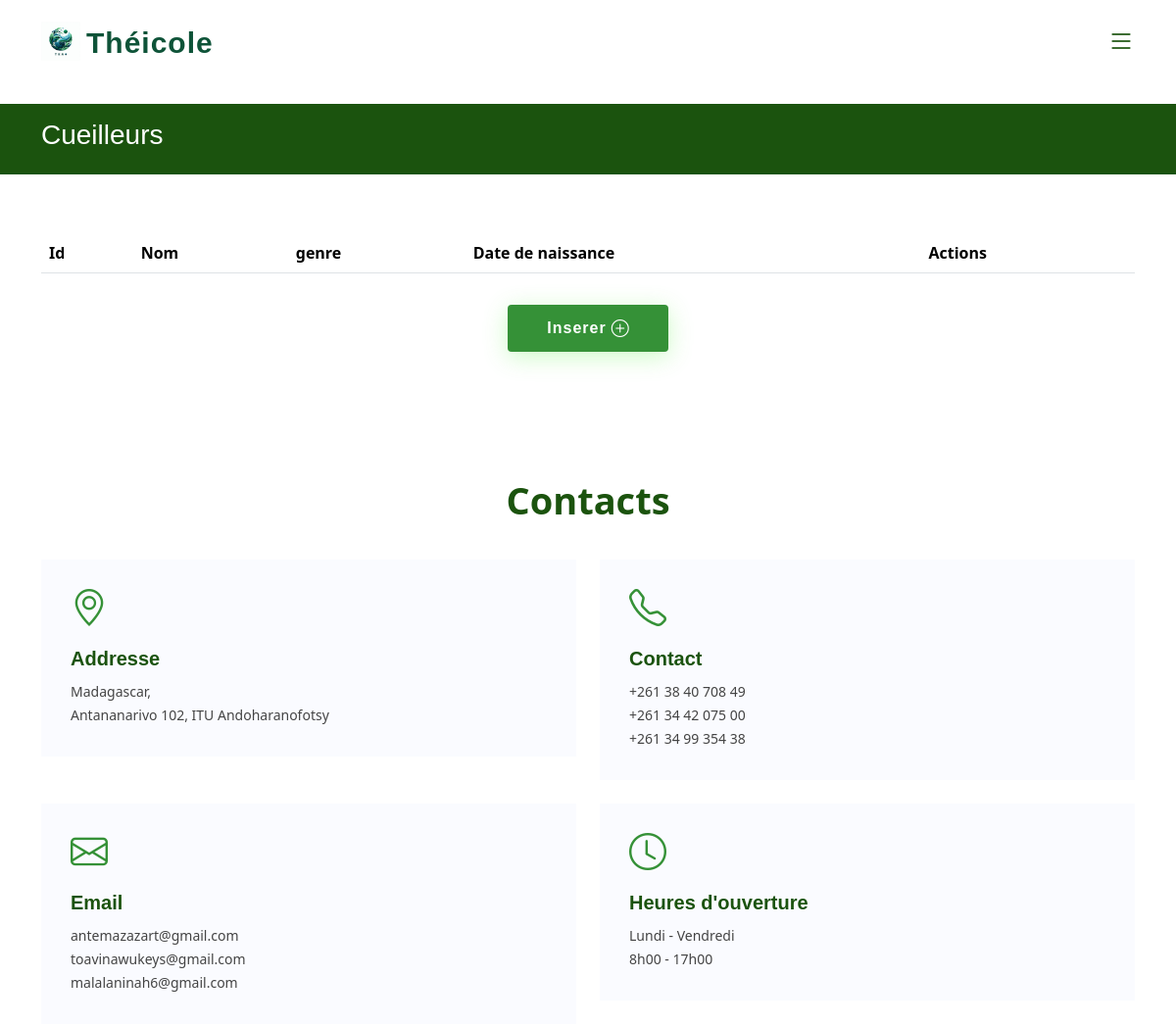
The page /WEB/pages/Templates/template.php?page=cueilleurAdmin.php (upper part) on the database as committed earlier.
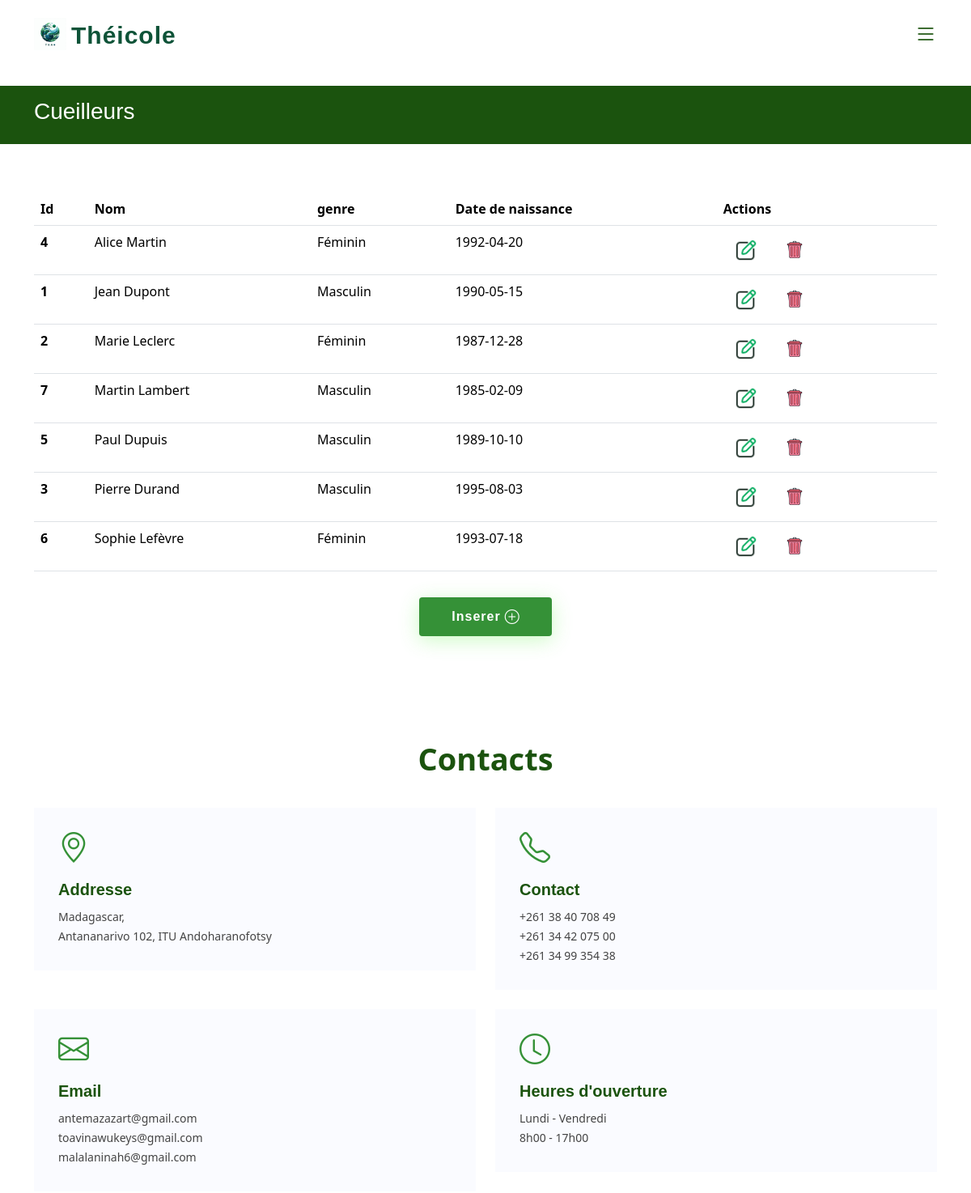
The same page on the database as committed later.
### tables this page shows
CREATE TABLE Cueilleurs (
    id INT AUTO_INCREMENT PRIMARY KEY,
    nom VARCHAR(255) NOT NULL,
    genre ENUM('Masculin', 'Féminin') NOT NULL,
    datenaissance DATE  
);

### WEB/pages/Templates/template.php (called while the page is built)
<?php
    include_once("../../inc/function.php");
    include("header.php");
    include("../".$_GET["page"]);
    include("footer.php");
?>

### WEB/inc/dbConnection.php (called while the page is built)
<?php
    function dbconnect()
    {
        static $connect = null;
        if ($connect === null) {
            $connect = mysqli_connect('172.10.0.113','ETU002631','GhEI4qABCto2','db_p16_ETU002631');
        }
        return $connect;
    }
?>

### WEB/inc/function.php (called while the page is built, shortened)
<?php
    include("dbConnection.php");
                function listCueilleursByNom(){
                    $query = "SELECT * FROM Cueilleurs ORDER BY nom";
                    $result = dbconnect()->query($query);
                    if ($result) {
                        return $result->fetch_all(MYSQLI_ASSOC);
                    } else {
                        return [];
                    }
                }
?>

### WEB/pages/cueilleurAdmin.php (the view, shortened to what this page needs)
<header id="header" class="header fixed-top">
    <div class="container-fluid container-xl d-flex align-items-center justify-content-between">
    <a href="#" class="logo d-flex align-items-center" style="text-decoration: none;">
        <img src="../../assets/images/logo.png" alt="">
        <span>Théicole</span>
    </a>
    <nav id="navbar" class="navbar">
        <i class="bi bi-list mobile-nav-toggle"></i>
    </nav>
    </div>
</header>
<br>
<main id="main">
<?php
    $listeCu=listCueilleursByNom();
?>
<section class="breadcrumbs">
    <div class="container" data-aos="fade-up">
        <h2>Cueilleurs</h2>
    </div>
</section>
<section id="variation" class="about">
  <div class="container" data-aos="fade-up">
    <div class="row">
      <div class="col-12">
        <table class="table datatable">
          <thead>
            <tr>
              <th scope="col">Id</th>
              <th scope="col" >Nom</th>
              <th scope="col" >genre</th>
              <th scope="col" >Date de naissance</th>
              <th scope="col" >Actions</th>
            </tr>
          </thead>
          <tbody>
            <?php for ($i=0; $i < count($listeCu); $i++) {
                $num="editCueilleur(".$listeCu[$i]["id"].")";
            ?>
                <tr>
                    <th scope="row"><?php echo($listeCu[$i]["id"]); ?></th>
                    <td><?php echo($listeCu[$i]["nom"]); ?></td>
                    <td  ><?php echo($listeCu[$i]["genre"]); ?></td>
                    <td  ><?php echo($listeCu[$i]["datenaissance"]); ?></td>
                    <td>
                        <button type="button" class="btn btnIcone" onclick="<?php echo($num);?>"><img src="../../assets/images/edit.png" width="30px"></button>
                        <a href="../../pages/delete/delCueiller.php?id=<?php echo($listeCu[$i]["id"]); ?>">
                            <button type="button" class="btn btnIcone"><img src="../../assets/images/delete.png" width="30px"></button>
                        </a>
                    </td>
                </tr>
            <?php } ?>
          </tbody>
        </table>
      </div>
      <div class="d-flex justify-content-center mt-3">
        <a href="#" class="btn-read-more d-inline-flex align-items-center justify-content-center align-self-center"  style="text-decoration: none;"  onclick="clickage()">
          <span>Inserer</span>
          <i class="bi bi-plus-circle"></i>
        </a>
      </div>
    </div>
  </div>
</section>
<section id="contact" class="contact">
    <div class="container" data-aos="fade-up">
        <header class="section-header">
            <p>Contacts</p>
        </header>
        <div class="row gy-4">
            <div class="col-lg-12">
                <div class="row gy-4">
                    <div class="col-md-6">
                        <div class="info-box">
                        <i class="bi bi-geo-alt"></i>
                        <h3>Addresse</h3>
                        <p>Madagascar,<br>Antananarivo 102, ITU Andoharanofotsy</p>
                        </div>
                    </div>
                    <div class="col-md-6">
                        <div class="info-box">
                            <i class="bi bi-telephone"></i>
                            <h3>Contact</h3>
                            <p>+261 38 40 708 49<br>+261 34 42 075 00<br>+261 34 99 354 38</p>
                        </div>
                    </div>
                    <div class="col-md-6">
                        <div class="info-box">
                            <i class="bi bi-envelope"></i>
                            <h3>Email</h3>
                            <p>antemazazart@gmail.com<br>toavinawukeys@gmail.com<br>malalaninah6@gmail.com</p>
                        </div>
                    </div>
                    <div class="col-md-6">
                        <div class="info-box">
                            <i class="bi bi-clock"></i>
                            <h3>Heures d'ouverture</h3>
                            <p>Lundi - Vendredi<br>8h00 - 17h00</p>
                        </div>
                    </div>
                </div>
            </div>
        </div>
    </div>
</section>
</main>

### WEB/pages/Templates/header.php (shortened to what this page needs)
<!DOCTYPE html>
<html lang="fr">
<head>
    <link rel="stylesheet" href="../../assets/css/style.css">
    <link rel="stylesheet" href="../../assets/css/vaovao.css">
    <link href="../../assets/vendor/aos/aos.css" rel="stylesheet">
    <link href="../../assets/vendor/bootstrap/css/bootstrap.min.css" rel="stylesheet">
    <link href="../../assets/vendor/bootstrap-icons/bootstrap-icons.css" rel="stylesheet">
    <link href="../../assets/vendor/glightbox/css/glightbox.min.css" rel="stylesheet">
    <link href="../../assets/vendor/remixicon/remixicon.css" rel="stylesheet">
    <link href="../../assets/vendor/swiper/swiper-bundle.min.css" rel="stylesheet">
</head>
<body>

### WEB/pages/Templates/footer.php (shortened to what this page needs)
</body>

### WEB/assets/css/style.css (style rules this page uses)
:root { scroll-behavior: smooth; }
body { font-family: "Open Sans", sans-serif; color: #444444; }
a { color: #359137; text-decoration: none; }
h1, h2, h3, h4, h5, h6 { font-family: "Nunito", sans-serif; }
section { padding: 60px 0; overflow: hidden; }
.section-header { text-align: center; padding-bottom: 40px; }
.section-header p { margin: 10px 0 0 0; padding: 0; font-size: 38px; line-height: 42px; font-weight: 700; color: #1b530e; }
.breadcrumbs { padding: 15px 0; background: #1b530e; min-height: 40px; margin-top: 82px; color: #fff; }
.breadcrumbs h2 { font-size: 28px; font-weight: 500; }
.header { transition: all 0.5s; z-index: 997; padding: 20px 0; }
.header .logo { line-height: 0; }
.header .logo img { max-height: 40px; margin-right: 6px; }
.header .logo span { font-size: 30px; font-weight: 700; letter-spacing: 1px; color: #0e5338; font-family: "Nunito", sans-serif; margin-top: 3px; }
.navbar { padding: 0; }
.mobile-nav-toggle { color: #1b530e; font-size: 28px; cursor: pointer; display: none; line-height: 0; transition: 0.5s; }
@media (max-width: 1200px) { .mobile-nav-toggle { display: block; } }
.about .btn-read-more { line-height: 0; padding: 15px 40px; border-radius: 4px; transition: 0.5s; color: #fff; background: #359137; box-shadow: 0px 5px 25px rgba(91, 241, 65, 0.3); }
.about .btn-read-more span { font-family: "Nunito", sans-serif; font-weight: 600; font-size: 16px; letter-spacing: 1px; }
.about .btn-read-more i { margin-left: 5px; font-size: 18px; transition: 0.3s; }
.contact .info-box { color: #444444; background: #fafbff; padding: 30px; }
.contact .info-box i { font-size: 38px; line-height: 0; color: #359137; }
.contact .info-box h3 { font-size: 20px; color: #1b530e; font-weight: 700; margin: 20px 0 10px 0; }
.contact .info-box p { padding: 0; line-height: 24px; font-size: 14px; margin-bottom: 0; }

### WEB/assets/css/vaovao.css (style rules this page uses)
.btnIcone img { width: 30px; height: 30px; padding: 0; }

Rows that differ between the two databases and show on the page:
added cueilleurs: id "4", nom "Alice Martin", genre "Féminin", datenaissance "1992-04-20"
added cueilleurs: id "1", nom "Jean Dupont", genre "Masculin", datenaissance "1990-05-15"
added cueilleurs: id "2", nom "Marie Leclerc", genre "Féminin", datenaissance "1987-12-28"
added cueilleurs: id "7", nom "Martin Lambert", genre "Masculin", datenaissance "1985-02-09"
added cueilleurs: id "5", nom "Paul Dupuis", genre "Masculin", datenaissance "1989-10-10"
added cueilleurs: id "3", nom "Pierre Durand", genre "Masculin", datenaissance "1995-08-03"
added cueilleurs: id "6", nom "Sophie Lefèvre", genre "Féminin", datenaissance "1993-07-18"
